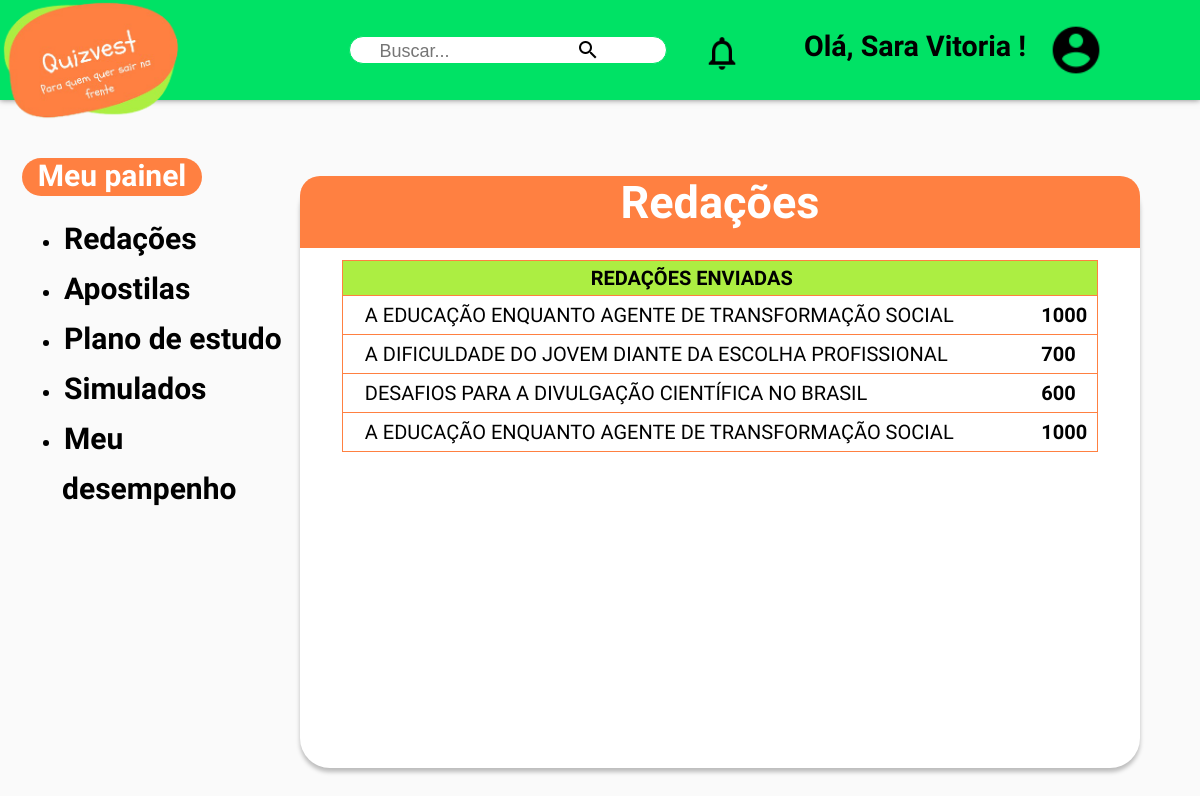
Screenshot of /redacoes_enviadas.php (signed in) with the database file from the repository.
### tables this page shows
CREATE TABLE `usuarios` (
  `id` int(6) UNSIGNED NOT NULL,
  `nome` varchar(200) NOT NULL,
  `sobrenome` varchar(200) NOT NULL,
  `email` varchar(200) NOT NULL,
  `cpf` varchar(200) NOT NULL,
  `celular` varchar(200) NOT NULL,
  `senha` varchar(200) NOT NULL,
  `score` int(20) NOT NULL,
  `reg_date` timestamp NOT NULL DEFAULT current_timestamp() ON UPDATE current_timestamp()
);

CREATE TABLE `redacoes` (
  `id` int(11) NOT NULL,
  `emailAluno` text NOT NULL,
  `tema` varchar(300) NOT NULL,
  `redacao` text NOT NULL,
  `competencia1` int(11) NOT NULL,
  `competencia2` int(11) NOT NULL,
  `competencia3` int(11) NOT NULL,
  `competencia4` int(11) NOT NULL,
  `competencia5` int(11) NOT NULL,
  `notaredacao` int(20) NOT NULL
);

### redacoes_enviadas.php (the view, shortened to what this page needs)
<?php
require_once __DIR__.'/conexao.php';
$login = $_SESSION['user'];
$email = $login['login'];
$procuranome = $conn->prepare("SELECT * FROM usuarios WHERE email='$email'");
$procuranome->execute();
$procuraredacoes = $conn->prepare("SELECT * FROM redacoes WHERE emailAluno='$email'");
$procuraredacoes->execute();
?>
<!DOCTYPE html>
<html lang="en">
<head>
    <link rel="stylesheet" href="style_redacoes_enviadas.css">
</head>
<body>
    <?php require './reader.php'?>
    <div class="opcao column side">
        <p class="destaque">&nbsp; Meu painel &nbsp;</p>
        <ul>
        <li class="menu_lateral"><a href="redacao.php">Redações</a></li>
        <li class="menu_lateral"><a href="#">Apostilas</a></li>
        <li class="menu_lateral"><a href="#">Plano de estudo</a></li>
        <li class="menu_lateral"><a href="#">Simulados</a></li>
        <li class="menu_lateral"><a href="#">Meu desempenho</a></li>
        </ul>
    </div>
<section>
    <div class="redac"><p>Redações</p></div>
    <div class="espaco">
        <table class="temas">
            <tr><th>REDAÇÕES ENVIADAS</th><th></th></tr>
            <?php
            while($temas = $procuraredacoes->fetch(PDO::FETCH_ASSOC)){
                echo '<tr class="p2"><td class="p2"><a href="visualizar_redacao.php?id='.$temas['id'].'">'.$temas['tema'].'</a></td><td class="p2"><b>'.$temas['notaredacao'].'</b></td></tr>';
            }
            ?>
            </table>
    </div>
</section>
</body>
</html>

### reader.php (shortened to what this page needs)
<?php
require_once __DIR__.'/conexao.php';
$login = $_SESSION['user'];
$email = $login['login'];
$procuranome = $conn->prepare("SELECT * FROM usuarios WHERE email='$email'");
$procuranome->execute();
$nome = $procuranome->fetch(PDO::FETCH_ASSOC);
?>
<!DOCTYPE html>
<html lang="en">
<head>
    <link rel="stylesheet" href="style_reader.css">
</head>
<body>
    <header>
        <div id="cabecalho">
            <div class="menu">
                <div id="nTexto">
                <a href="index.php"><img class="ima" src="imagens/logoo.png"></a>
                    <input type="text" id="txtBusca" placeholder="Buscar..."/>
                    <a href="#"> <img  class="lup" src="imagens/lupa.png" id="btnBusca" alt="Buscar"/></a>
                    <a href="#"><img class ="notif" src="imagens/not.png" /></a>
                    <li class="dropdown">
                        <a href="javascript:void(0)" class="user_btn"><img class="user" src="imagens/user.png"></a>
                        </li>
                  </div>
               <div class="txt">
                   <h1>Olá, <?=$nome['nome']?>!</h1>
               </div>
            </div>
        </div>
    </header>
</body>
</html>

### style_redacoes_enviadas.css (style rules this page uses)
body { margin: 0%; background-color: #fafafa; }
header { background: #fff; top: 0; left: 0; width: 100%; z-index: 1000; box-shadow: 0px 0px 6px 0px rgba(0, 0, 0, 0.5); }
.menu { font-family: 'Dosis', sans-serif; background-color: #00E265; padding: 3%; text-align: right; font-size: 22px; font-weight: bold; color: black; }
.menu .ima { width: auto; height: 15%; position: absolute; bottom: 90; right: 90; left: 0; top: 0; margin: auto; }
#nTexto { float:center; background-color:#ffffff; border:solid 1px; border-radius:30px; width:28%; border-color: #00E265; margin-left: 313px; }
#txtBusca { float:center; background-color:transparent; padding-left:auto; font-style:'Dosis'; font-size:18px; border:none; height:4%; width:90%; }
.lup { position:absolute; top:2.3%; left:48%; margin:0%; padding:3%; }
.menu .notif { width: auto; height: 5%; position: absolute; top: 1%; padding:3%; margin: auto; }
.user { top:1%; width: auto; height:7%; right: 5%; position: absolute; margin: auto; padding:3%; }
.txt { top: -1%; right: 11%; padding:3.5%; position: absolute; font-size:65%; }
.espaco { position: absolute; width:70%; min-height: 74%; left: 25%; top: 22%; background: #FFFFFF; box-shadow: 0px 4px 4px rgba(0, 0, 0, 0.25); border-radius: 30px; }
.redac { position: absolute; width:70%; height: 9%; left: 25%; top: 22%; background: #FF8041; border-radius: 20px 20px 0 0; z-index: 1; text-align: center; }
.redac p { color: #ffffff; font-family: 'Dosis'; font-weight: 700; font-size: 45px; margin-top: 0%; z-index: 1; }
.opcao { font-family:'Dosis'; font-size:20px; font-weight:bold; margin-left:1%; margin-top:7%; }
.opcao a { text-decoration:none; color:black; padding-left: 2px; padding-right: 20px; font-size: 30px; line-height: 50px; }
.opcao .destaque { margin-top: -3%; font-size: 30px; position: absolute; background-color: #FF8041; border-radius: 25px; color: #FFFFFF; width: 15%; text-align: center; padding-bottom: 3px; }
a { width: 15%; }
.column { float: left; padding: 10px; height: 300px; }
.column.side { width: 25%; }
a { text-decoration: none; color: black; }
.temas a { margin-left: 3%; }
.temas { margin-left: 5%; z-index: 1; margin-top: 10%; width: 90%; border: 1px solid #FF8041; border-collapse: collapse; }
th { font-family: 'Dosis'; background-color: #ACEE42; font-size: 20px; font-weight: 700; padding-top: 5px; padding-bottom: 5px; }
.p2 { font-family: 'Dosis'; color: black; border-top: 1px solid #FF8041; font-size: 20px; padding-top: 7px; padding-bottom: 7px; }

### style_reader.css (style rules this page uses)
body { margin: 0%; background-color: #fafafa; font-family: 'Dosis'; }
header { background: #fff; top: 0; left: 0; width: 100%; z-index: 1000; box-shadow: 0px 0px 6px 0px rgba(0, 0, 0, 0.5); }
.menu { font-family: 'Dosis', sans-serif; background-color: #00E265; padding: 3%; text-align: right; font-size: 22px; font-weight: bold; color: black; }
.menu .ima { width: auto; height: 15%; position: absolute; bottom: 90; right: 90; left: 0; top: 0; margin: auto; }
#nTexto { float:center; background-color:#ffffff; border:solid 1px; border-radius:30px; width:28%; border-color: #00E265; margin-left: 313px; }
#txtBusca { float:center; background-color:transparent; padding-left:auto; font-style:'Dosis'; font-size:18px; border:none; height:5%; width:90%; }
.lup { position:absolute; top:0.3%; left:45%; margin:0%; padding:3%; }
.menu .notif { width: auto; height: 5%; position: absolute; top: -0.4%; padding:3%; margin: auto; }
.user { top:-1.8%; width: auto; height:7%; right: 5%; position: absolute; margin: auto; padding:3%; }
.txt { top: -4%; right: 11%; padding:3.5%; position: absolute; font-size:65%; }
.dropdown { list-style-type: none; }

### rows the page displays
usuarios: nome "Sara Vitoria"
redacoes: tema "A EDUCAÇÃO ENQUANTO AGENTE DE TRANSFORMAÇÃO SOCIAL", notaredacao "1000"
redacoes: tema "A DIFICULDADE DO JOVEM DIANTE DA ESCOLHA PROFISSIONAL", notaredacao "700"
redacoes: tema "DESAFIOS PARA A DIVULGAÇÃO CIENTÍFICA NO BRASIL", notaredacao "600"
redacoes: tema "A EDUCAÇÃO ENQUANTO AGENTE DE TRANSFORMAÇÃO SOCIAL", notaredacao "1000"
